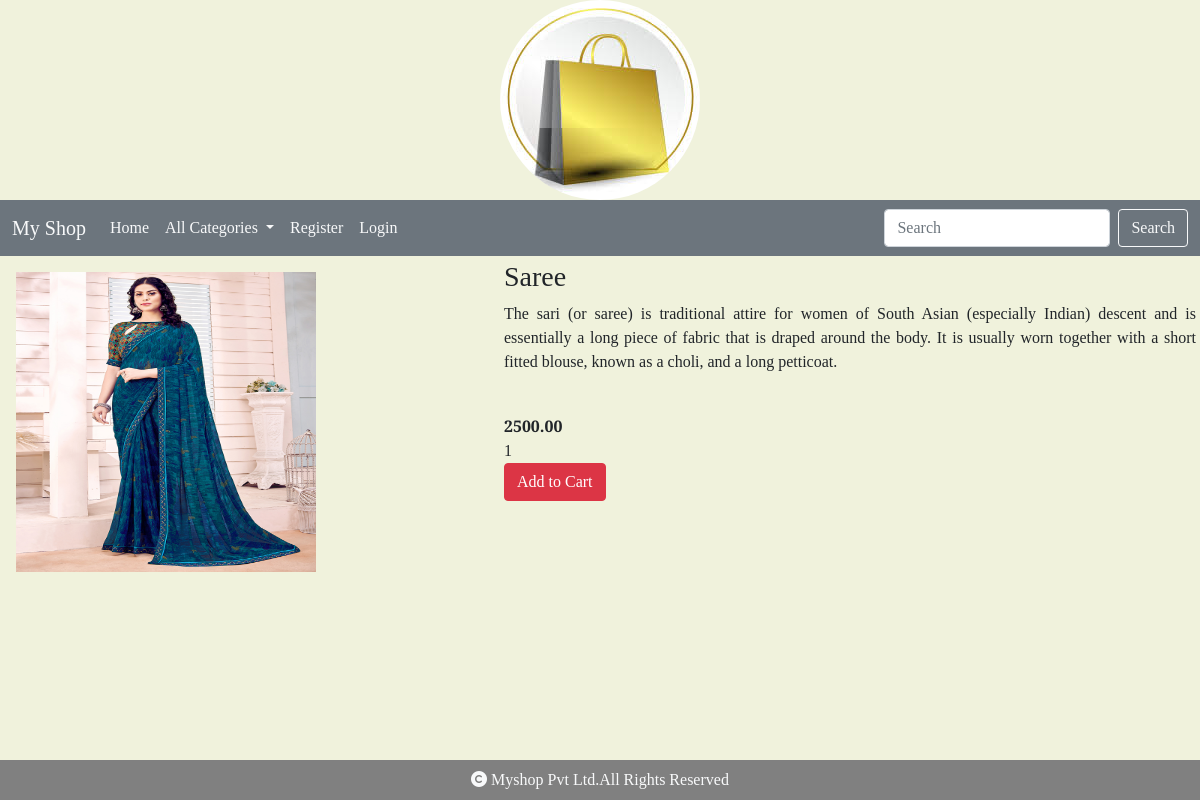
/details/Saree, run on the app's committed database.
### shop/models.py (models this page shows, shortened)
class Product(models.Model):
    name=models.CharField(max_length=20)
    desc=models.TextField()
    image=models.ImageField(upload_to="product",null=True,blank=True)
    price=models.DecimalField(max_digits=10,decimal_places=2)
    category=models.ForeignKey(Category,on_delete=models.CASCADE)
    stock=models.IntegerField()
    available=models.BooleanField(default=True)
    created=models.DateTimeField(auto_now_add=True)
    updated=models.DateTimeField(auto_now=True)

### shop/views.py (the view)
# urls.py: path('details/<c>', views.details, name="details"),
def details(request, c):
    p = Product.objects.get(name=c)
    return render(request, 'details.html', {'p': p})

### cart/context_processors.py (called while the page is built)
def total_count(request):
    item_count = 0
    u = request.user
    try:
        cart = Cart.objects.filter(user=u)
        for i in cart:
            item_count += i.quantity
    except:
        item_count = 0
    return {'count': item_count}

### shop/context_processors.py (called while the page is built)
def menu_links(request):
    c = Category.objects.all()
    return {'links': c}

### templates/details.html
{% extends 'base.html' %}
{% load static %}
{% block content %}
<div class="container-fluid">
    <div class="row">
        <div class="col-sm-5 p-3">
            <img src="{{p.image.url}}" height="300px" width="300px">
        </div>
        <div class="col-sm-7 p-1">
            <h3>{{p.name}}<br></h3>
            <p class="lh-base" style="text-align:justify;">{{p.desc}}<br><br></p>
            <b>{{p.price}}<br></b>
            {{p.stock}}<br>
            {% if user.is_superuser == True %}
            {% if p.stock == 0 %}
            <h2>Out of stock</h2>
            <a href="{% url 'admin:index' %}" class="btn btn-danger mt-5 ">ADD STOCK</a>
            {% else %}
            <h2>Product in stock</h2>
            <a href="{% url 'admin:index' %}" class="btn btn-danger mt-5 ">ADD STOCK</a>
            {% endif %}
            {% else %}
            {% if p.stock == 0 %}
            <h2>Out of stock</h2>
            {% else %}
            <a href="{% url 'cart:addtocart' p.name %}" class="btn btn-danger" >Add to Cart</a>
            {% endif %}
            {% endif %}
        </div>
    </div>
</div>
{% endblock %}

### static/css/style.css (style rules this page uses)
body { background-color: #f0f2dc; font-family: 'Playfair Display', serif; }

### data on the page
Product: image (picture), name "Saree", desc "The sari (or saree) is traditional attire for women of South Asian (especially Indian) descent and is essentially a long piece of fabric that is draped around the body. It is usually worn together with a short fitted blouse, known as a choli, and a long petticoat.", price "2500.00", stock "1"
